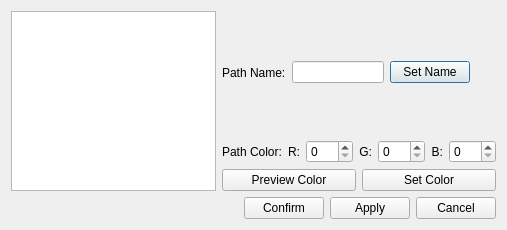
<?xml version="1.0" encoding="UTF-8"?>
<ui version="4.0">
 <class>Dialog</class>
 <widget class="QDialog" name="Dialog">
  <property name="geometry">
   <rect>
    <x>0</x>
    <y>0</y>
    <width>507</width>
    <height>230</height>
   </rect>
  </property>
  <property name="windowTitle">
   <string>Dialog</string>
  </property>
  <layout class="QVBoxLayout" name="verticalLayout_2">
   <item>
    <layout class="QHBoxLayout" name="horizontalLayout">
     <item>
      <widget class="QGraphicsView" name="graphicsView"/>
     </item>
     <item>
      <layout class="QVBoxLayout" name="verticalLayout">
       <property name="rightMargin">
        <number>0</number>
       </property>
       <item>
        <layout class="QHBoxLayout" name="horizontalLayout_3">
         <property name="rightMargin">
          <number>0</number>
         </property>
         <property name="bottomMargin">
          <number>0</number>
         </property>
         <item>
          <widget class="QLabel" name="label">
           <property name="text">
            <string>Path Name:</string>
           </property>
          </widget>
         </item>
         <item>
          <widget class="QLineEdit" name="lineEdit"/>
         </item>
         <item>
          <widget class="QPushButton" name="pushButton_6">
           <property name="text">
            <string>Set Name</string>
           </property>
          </widget>
         </item>
         <item>
          <widget class="QLabel" name="label_7">
           <property name="font">
            <font>
             <italic>true</italic>
            </font>
           </property>
           <property name="text">
            <string/>
           </property>
          </widget>
         </item>
         <item>
          <widget class="QLabel" name="label_3">
           <property name="text">
            <string/>
           </property>
          </widget>
         </item>
        </layout>
       </item>
       <item>
        <layout class="QHBoxLayout" name="horizontalLayout_5">
         <item>
          <widget class="QLabel" name="label_2">
           <property name="text">
            <string>Path Color:</string>
           </property>
          </widget>
         </item>
         <item>
          <widget class="QLabel" name="label_4">
           <property name="text">
            <string>R:</string>
           </property>
           <property name="alignment">
            <set>Qt::AlignRight|Qt::AlignTrailing|Qt::AlignVCenter</set>
           </property>
          </widget>
         </item>
         <item>
          <widget class="QSpinBox" name="spinBox">
           <property name="maximum">
            <number>255</number>
           </property>
          </widget>
         </item>
         <item>
          <widget class="QLabel" name="label_5">
           <property name="text">
            <string>G:</string>
           </property>
           <property name="alignment">
            <set>Qt::AlignRight|Qt::AlignTrailing|Qt::AlignVCenter</set>
           </property>
          </widget>
         </item>
         <item>
          <widget class="QSpinBox" name="spinBox_2">
           <property name="maximum">
            <number>255</number>
           </property>
          </widget>
         </item>
         <item>
          <widget class="QLabel" name="label_6">
           <property name="text">
            <string>B:</string>
           </property>
           <property name="alignment">
            <set>Qt::AlignRight|Qt::AlignTrailing|Qt::AlignVCenter</set>
           </property>
          </widget>
         </item>
         <item>
          <widget class="QSpinBox" name="spinBox_3">
           <property name="maximum">
            <number>255</number>
           </property>
          </widget>
         </item>
        </layout>
       </item>
       <item>
        <layout class="QHBoxLayout" name="horizontalLayout_6">
         <item>
          <widget class="QPushButton" name="pushButton_3">
           <property name="text">
            <string>Preview Color</string>
           </property>
          </widget>
         </item>
         <item>
          <widget class="QPushButton" name="pushButton_5">
           <property name="text">
            <string>Set Color</string>
           </property>
          </widget>
         </item>
        </layout>
       </item>
      </layout>
     </item>
    </layout>
   </item>
   <item>
    <layout class="QHBoxLayout" name="horizontalLayout_2">
     <item>
      <spacer name="horizontalSpacer">
       <property name="orientation">
        <enum>Qt::Horizontal</enum>
       </property>
       <property name="sizeHint" stdset="0">
        <size>
         <width>40</width>
         <height>20</height>
        </size>
       </property>
      </spacer>
     </item>
     <item>
      <widget class="QPushButton" name="pushButton">
       <property name="text">
        <string>Confirm</string>
       </property>
      </widget>
     </item>
     <item>
      <widget class="QPushButton" name="pushButton_4">
       <property name="text">
        <string>Apply</string>
       </property>
      </widget>
     </item>
     <item>
      <widget class="QPushButton" name="pushButton_2">
       <property name="text">
        <string>Cancel</string>
       </property>
      </widget>
     </item>
    </layout>
   </item>
  </layout>
 </widget>
 <resources/>
 <connections/>
</ui>
